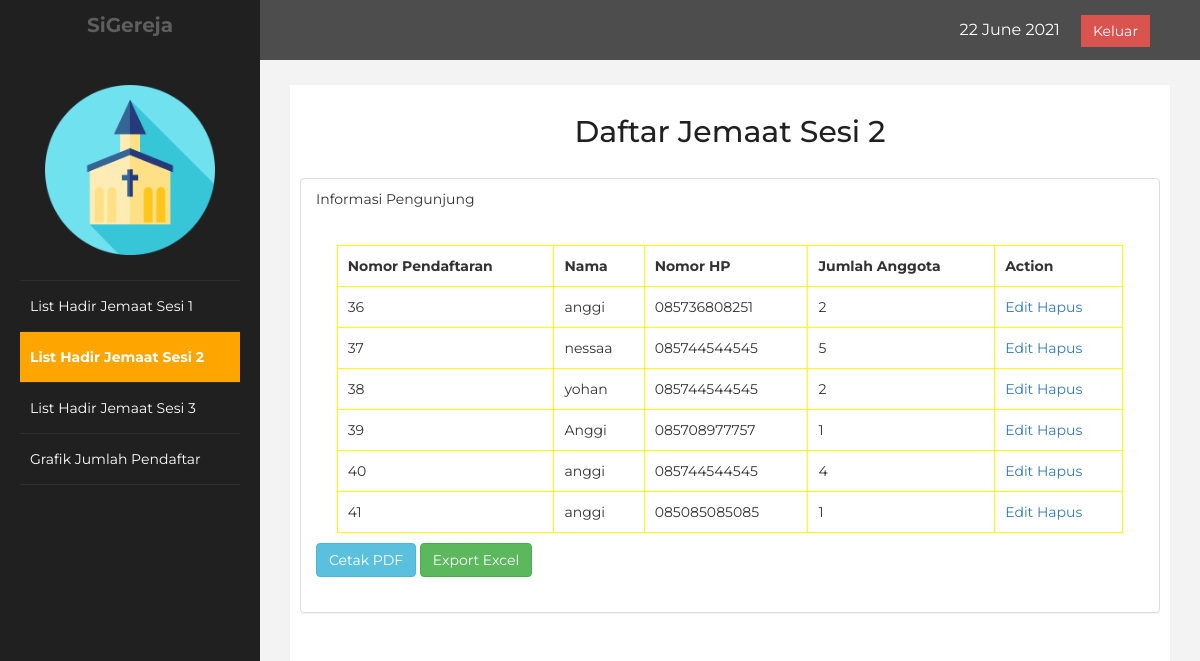
Page /admin_test2.php (signed in) on the committed database.
### tables this page shows
CREATE TABLE `sesi_2` (
  `nomor` int(11) NOT NULL,
  `nama` varchar(255) NOT NULL,
  `no_hp` varchar(50) NOT NULL,
  `jumlah` int(10) NOT NULL
);

### admin_test2.php (the view, shortened to what this page needs)
<!DOCTYPE html>
<html lang="en">
<head>
    <link rel="stylesheet" href="https://maxcdn.bootstrapcdn.com/bootstrap/3.3.7/css/bootstrap.min.css">
    <link rel="stylesheet" href="css/css5.css"/>
</head>
<body>
    <div id="wrapper">
        <nav class="navbar navbar-default navbar-cls-top " role="navigation" style="margin-bottom: 0">
            <div class="navbar-header">
                <a class="navbar-brand" href="#"> SiGereja</a>
            </div>
    <div style="color: white;padding: 15px 50px 5px 50px;float: right;font-size: 16px;"><?php date_default_timezone_set('Asia/Jakarta'); echo date("d F Y")."&nbsp; &nbsp; &nbsp;"; ?><a href="logout.php" class="btn btn-danger square-btn-adjust">Keluar</a> </div>
        </nav>
            <nav class="navbar-default navbar-side" role="navigation">
            <div class="sidebar-collapse">
                <ul class="nav" id="main-menu">
				<li class="text-center">
                    <img src="resource/image/logogereja.png" class="user-image img-responsive"/>
					</li>
                    <li>
                        <a href="admin.php"><i class="fa fa-dashboard fa-3x"></i> List Hadir Jemaat Sesi 1</a>
                    </li>
                    <li>
                        <a  class="active-menu"  href="admin_test2.php"><i class="fa fa-desktop fa-3x"></i> List Hadir Jemaat Sesi 2</a>
                    </li>
                    <li>
                        <a  href="admin_test3.php"><i class="fa fa-desktop fa-3x"></i> List Hadir Jemaat Sesi 3</a>
                    </li>
                    <li>
                        <a href="grafik.php"><i class="fa fa-dashboard fa-3x"></i> Grafik Jumlah Pendaftar</a>
                    </li>
				</ul>
            </div>
        </nav>
        <div id="page-wrapper" >
            <div id="page-inner">
                <div class="row">
                    <div class="col-md-12">
                     <h2>Daftar Jemaat Sesi 2</h2>
                        <br>
                    </div>
                </div>
                <div class="row">
                <div class="col-md-12 col-sm-0">
                    <div class="panel">
                        <div class="panel-heading">
                            Informasi Pengunjung
                        </div>
                        <div class="panel-body">
                            <table align="center">
                                <tr>
                                    <td><b>Nomor Pendaftaran</b></td>
                                    <td><b>Nama<b></td>
                                    <td><b>Nomor HP<b></td>
                                    <td><b>Jumlah Anggota</b></td>
                                    <td><b>Action</b></td>
                                </tr>
                                <?php
                                    include 'koneksi.php';
                                    $sql = mysqli_query($koneksi, "select * from sesi_2");
                                    foreach ($sql as $row) {
                                        echo"<tr>
                                        <td>".$row['nomor']."</td>
                                        <td>".$row['nama']."</td>
                                        <td>".$row['no_hp']."</td>
                                        <td>".$row['jumlah']."</td>
                                        <td>
                                            <a href='update2.php?id=$row[nomor]'>Edit</a>
                                            <a href='delete2.php?id=$row[nomor]'>Hapus</a>
                                        </td>
                                        </tr>";
                                        }
                                    ?>
                            </table>
                                <button onclick="location.href='reportpdf2.php';" id="reportpdf" type="button" class="btn btn-info">Cetak PDF</button>
                                <button onclick="location.href='reportexcel2.php';" id="reportexcel" type="button" class="btn btn-success">Export Excel</button>
                                <br><br>
                        </div>
                    </div>
                </div>
             </div>
             </div>
            </div>
        </div>
</body>
</html>

### css/css5.css (style rules this page uses)
body { font-family: 'Montserrat', sans-serif; }
table { border: solid 1px yellow; border-collapse: collapse; border-spacing: 0; width: 95%; margin: 10px auto 10px auto; }
table tbody td { border: solid 1px yellow; color: #333; padding: 10px; text-shadow: 1px 1px 1px #fff; }
h2 { text-align: center; }
#wrapper { width: 100%; background:#202020; }
#page-wrapper { padding: 15px 15px; min-height: 600px; background:#F3F3F3; }
#page-inner { width:100%; margin:10px 20px 10px 0px; background-color:#fff!important; padding:10px; min-height:1200px; }
.text-center { text-align:center; }
h2 { color: #202020; }
.square-btn-adjust { border: 0px solid transparent; -webkit-border-radius: 0px; -moz-border-radius: 0px; border-radius: 0px; }
.user-image { margin: 25px auto; -webkit-border-radius: 10px; -moz-border-radius: 10px; border-radius: 10px; max-height:170px; max-width:170px; }
.navbar-cls-top .navbar-brand { color: black; background: orange; width: 260px; text-align: center; height: 60px; font-size: 20px; font-weight: 700; padding-top: 10; }
.active-menu { background-color:orange!important; color: #202020; font-weight: bold; }
.sidebar-collapse , .sidebar-collapse .nav { background:none; }
.sidebar-collapse .nav { padding:0; }
.sidebar-collapse .nav > li > a { color:#fff; background:#202020; text-shadow:none; }
.sidebar-collapse > .nav > li > a { padding:15px 10px; }
.sidebar-collapse > .nav > li { border-bottom: 1px solid rgba(107, 108, 109, 0.19); }
.navbar-side { border:none; background-color: #202020; padding-left: 20px; padding-right: 20px; }
.navbar-cls-top { background:#4D4D4D; border-bottom:none; }
.navbar-default { border:0px solid black; }
.navbar-header { background: #202020; }
@media (min-width:768px) { #page-wrapper { margin: 0 0 0 260px; padding: 15px 30px; min-height: 1200px; } }
@media (min-width:768px) { .navbar-side { z-index: 1; position: absolute; width: 260px; } }
@media (min-width:768px) { .navbar { border-radius: 0px; } }
.panel { margin-bottom: 20px; background-color: #fff; border: 1px solid transparent; border-color: #ddd; border-radius: 4px; -webkit-box-shadow: 0 1px 1px rgba(0, 0, 0, .05); box-shadow: 0 1px 1px rgba(0, 0, 0, .05); }
.panel-body { padding: 15px; }

### rows in the picture
sesi_2: nomor "36", nama "anggi", no_hp "085736808251", jumlah "2"
sesi_2: nomor "37", nama "nessaa", no_hp "085744544545", jumlah "5"
sesi_2: nomor "38", nama "yohan", no_hp "085744544545", jumlah "2"
sesi_2: nomor "39", nama "Anggi", no_hp "085708977757", jumlah "1"
sesi_2: nomor "40", nama "anggi", no_hp "085744544545", jumlah "4"
sesi_2: nomor "41", nama "anggi", no_hp "085085085085", jumlah "1"
